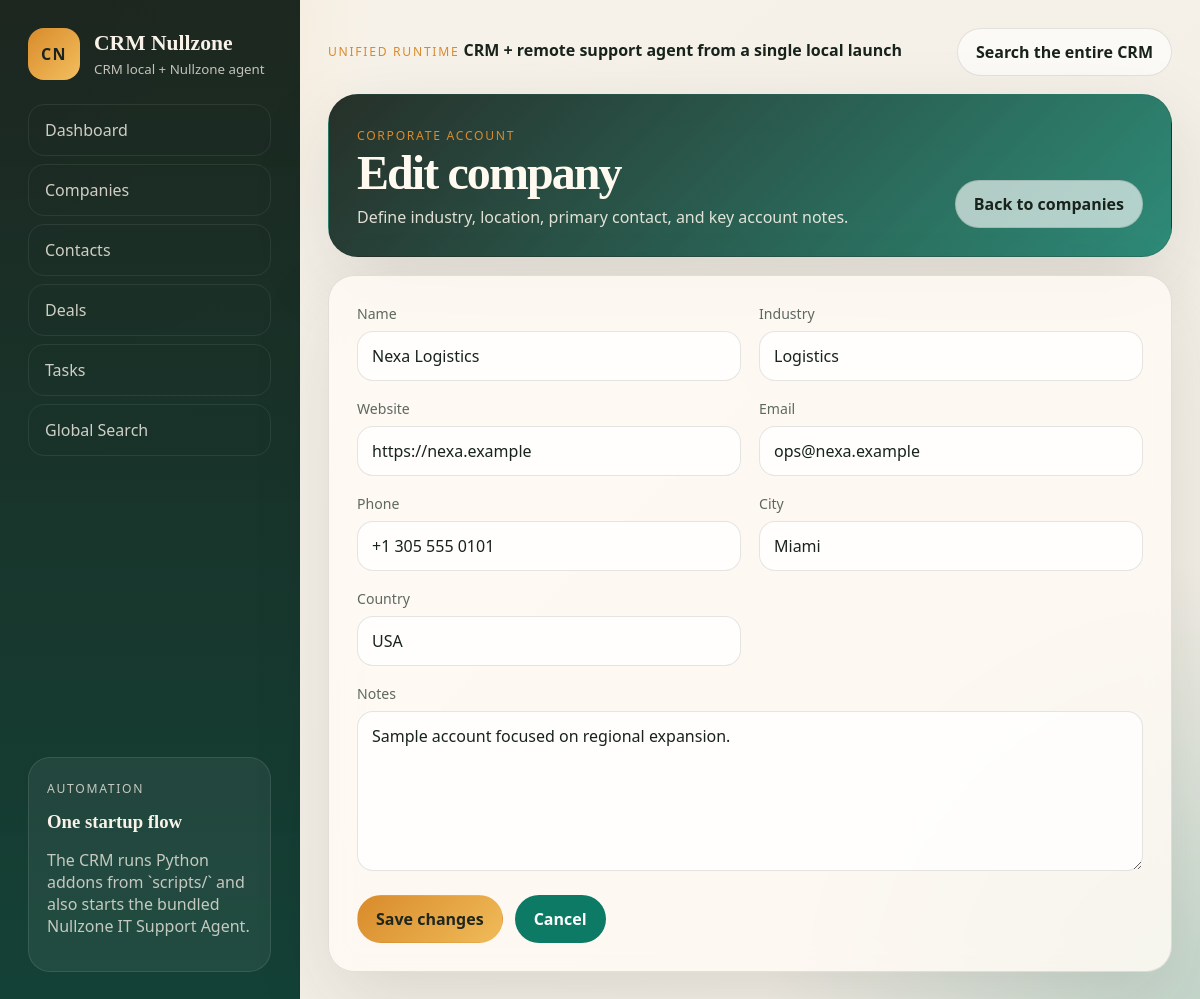
/companies/1/edit, run on the app's committed database.
### tables this page shows
CREATE TABLE companies (
    id INTEGER PRIMARY KEY AUTOINCREMENT,
    name TEXT NOT NULL,
    industry TEXT,
    website TEXT,
    email TEXT,
    phone TEXT,
    city TEXT,
    country TEXT,
    notes TEXT,
    created_at TEXT NOT NULL DEFAULT CURRENT_TIMESTAMP
);

### crm/routes.py (the view, shortened to what this page needs)
@bp.route("/companies/<int:company_id>/edit", methods=["GET", "POST"])
def edit_company(company_id: int):
    company = db.get_company(database_path(), company_id)
    if not company:
        flash("Company does not exist.", "error")
        return redirect(url_for("crm.companies"))
    return render_template("company_form.html", company=company)

### crm/db.py (called while the page is built)
def connect(database_path: str | Path) -> sqlite3.Connection:
    connection = sqlite3.connect(str(database_path))
    connection.row_factory = sqlite3.Row
    connection.execute("PRAGMA foreign_keys = ON")
    return connection

def query_one(database_path: str | Path, sql: str, params: tuple[Any, ...] = ()) -> dict | None:
    with connect(database_path) as connection:
        row = connection.execute(sql, params).fetchone()
    return dict(row) if row else None

def get_company(database_path: str | Path, company_id: int) -> dict | None:
    return query_one(database_path, "SELECT * FROM companies WHERE id = ?", (company_id,))

### crm/routes.py (called while the page is built)
def database_path() -> str:
    return current_app.config["DATABASE"]

### crm/templates/company_form.html (shortened to what this page needs)
{% extends "base.html" %}
{% block hero %}
  <section class="hero-card">
    <div>
      <p class="eyebrow">Corporate account</p>
      <h1>{% if company %}Edit company{% else %}New company{% endif %}</h1>
      <p>Define industry, location, primary contact, and key account notes.</p>
    </div>
    <div class="hero-actions">
      <a class="button ghost" href="{{ url_for('crm.companies') }}">Back to companies</a>
    </div>
  </section>
{% endblock %}
{% block content %}
  <section class="panel form-panel full-span">
    <form class="form-grid" method="post">
      <label class="field">
        <span>Name</span>
        <input type="text" name="name" value="{{ company.name if company else '' }}" required>
      </label>
      <label class="field">
        <span>Industry</span>
        <input type="text" name="industry" value="{{ company.industry if company else '' }}">
      </label>
      <label class="field">
        <span>Website</span>
        <input type="url" name="website" value="{{ company.website if company else '' }}" placeholder="https://">
      </label>
      <label class="field">
        <span>Email</span>
        <input type="email" name="email" value="{{ company.email if company else '' }}">
      </label>
      <label class="field">
        <span>Phone</span>
        <input type="text" name="phone" value="{{ company.phone if company else '' }}">
      </label>
      <label class="field">
        <span>City</span>
        <input type="text" name="city" value="{{ company.city if company else '' }}">
      </label>
      <label class="field">
        <span>Country</span>
        <input type="text" name="country" value="{{ company.country if company else '' }}">
      </label>
      <label class="field full">
        <span>Notes</span>
        <textarea name="notes" rows="6">{{ company.notes if company else '' }}</textarea>
      </label>
      <div class="form-actions full">
        <button class="button primary" type="submit">{% if company %}Save changes{% else %}Create company{% endif %}</button>
        <a class="button secondary" href="{{ url_for('crm.companies') }}">Cancel</a>
      </div>
    </form>
  </section>
{% endblock %}

### crm/static/styles.css (style rules this page uses)
:root { --bg: #f3eee5; --bg-strong: #e7decc; --panel: rgba(255, 251, 245, 0.82); --panel-strong: #fff8ef; --line: rgba(38, 41, 35, 0.12); --ink: #18231c; --muted: #5d685f; --accent: #0d7a65; --accent-strong: #095947; --accent-soft: rgba(13, 122, 101, 0.12); --sun: #d98b2b; --danger: #c45435; --danger-soft: rgba(196, 84, 53, 0.14); --shadow: 0 28px 80px rgba(31, 37, 29, 0.12); }
* { box-sizing: border-box; }
html { scroll-behavior: smooth; }
body { margin: 0; min-height: 100vh; color: var(--ink); font-family: "Avenir Next", "Segoe UI", "Trebuchet MS", sans-serif; background: radial-gradient(circle at top left, rgba(217, 139, 43, 0.22), transparent 24%), radial-gradient(circle at bottom right, rgba(13, 122, 101, 0.2), transparent 28%), linear-gradient(135deg, #f8f3ea, var(--bg)); }
a { color: inherit; text-decoration: none; }
button, input, select, textarea { font: inherit; }
.eyebrow { display: inline-block; margin: 0 0 6px; font-size: 0.76rem; text-transform: uppercase; letter-spacing: 0.14em; color: var(--sun); }
.hero-card { border: 1px solid var(--line); border-radius: 30px; padding: 28px; background: linear-gradient(135deg, rgba(24, 35, 28, 0.94), rgba(13, 122, 101, 0.86)), linear-gradient(180deg, rgba(255, 255, 255, 0.08), transparent); color: #fff9ef; display: flex; justify-content: space-between; align-items: end; gap: 24px; box-shadow: var(--shadow); }
.hero-card h1 { margin: 0 0 10px; font-size: clamp(2rem, 4vw, 3.35rem); line-height: 0.95; letter-spacing: -0.04em; font-family: "Iowan Old Style", "Palatino Linotype", serif; }
.hero-card p:last-child { margin: 0; max-width: 58ch; color: rgba(255, 249, 239, 0.86); }
.hero-actions { display: flex; flex-wrap: wrap; gap: 12px; }
.full-span { grid-column: 1 / -1; }
.panel, .metric-card { border: 1px solid var(--line); border-radius: 26px; background: var(--panel); backdrop-filter: blur(14px); box-shadow: var(--shadow); }
.panel { padding: 22px; }
.button { appearance: none; border: 0; border-radius: 999px; padding: 12px 18px; display: inline-flex; align-items: center; justify-content: center; gap: 8px; font-weight: 700; cursor: pointer; transition: transform 160ms ease, filter 160ms ease, background 160ms ease; }
.button.primary, .button.secondary, .button.ghost, .button.danger { border: 1px solid transparent; }
.button.primary { background: linear-gradient(135deg, var(--sun), #f0bb59); color: #1d261f; }
.button.secondary { background: var(--accent); color: white; }
.button.ghost { background: rgba(255, 255, 255, 0.64); border-color: var(--line); color: var(--ink); }
input[type="search"], input[type="text"], input[type="email"], input[type="url"], input[type="number"], input[type="date"], select, textarea { width: 100%; border: 1px solid var(--line); border-radius: 16px; padding: 13px 14px; background: rgba(255, 255, 255, 0.78); color: var(--ink); }
.form-panel { padding: 28px; }
.form-grid { display: grid; grid-template-columns: repeat(2, minmax(0, 1fr)); gap: 18px; }
.field { display: grid; gap: 8px; }
.field span { font-size: 0.88rem; color: var(--muted); }
.field.full, .form-actions.full { grid-column: 1 / -1; }
textarea { resize: vertical; min-height: 140px; }
.form-actions { display: flex; gap: 12px; flex-wrap: wrap; margin-top: 6px; }

### data on the page
companies: name "Nexa Logistics", industry "Logistics", website "https://nexa.example", email "ops@nexa.example", phone "+1 305 555 0101", city "Miami", country "USA", notes "Sample account focused on regional expansion."

### other printed values
{{ app_name }} "CRM Nullzone"
